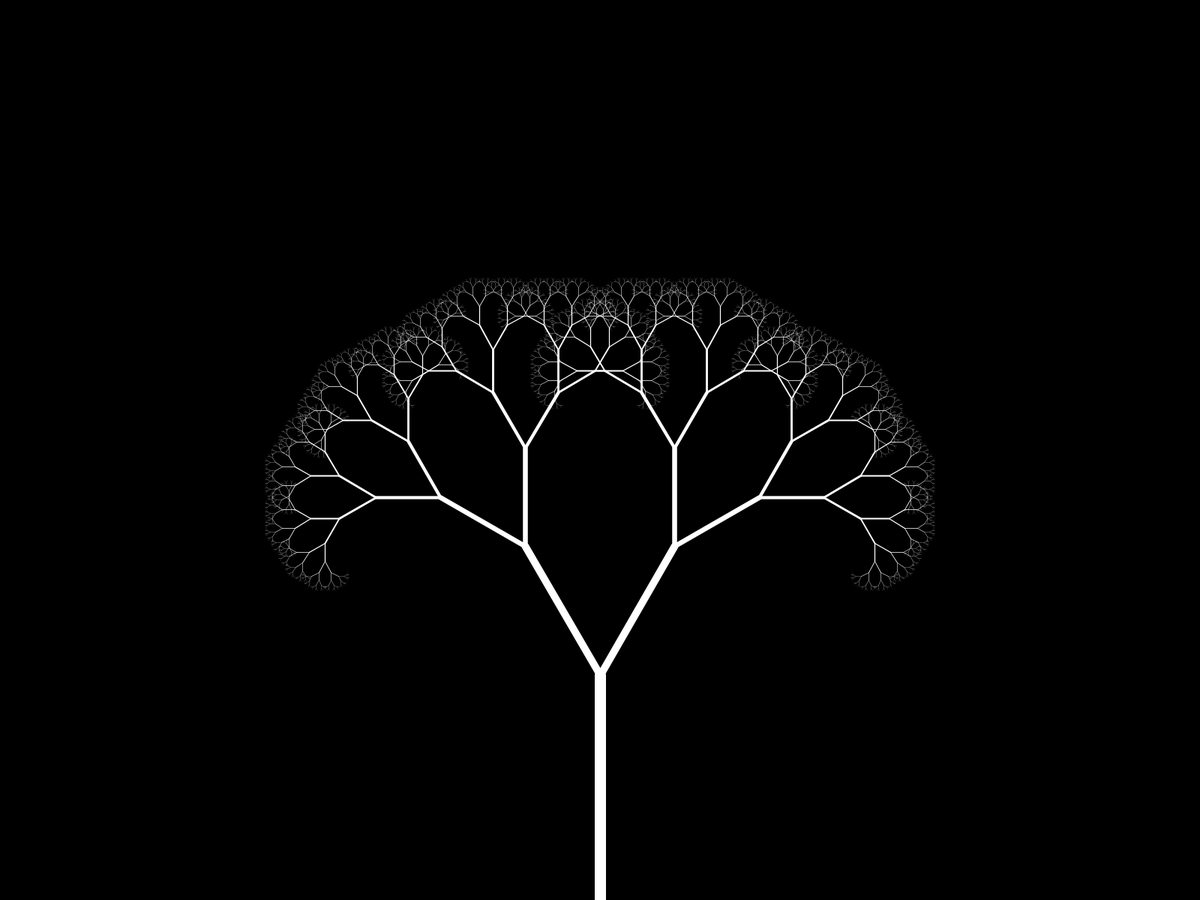
Frame 1 (no input)
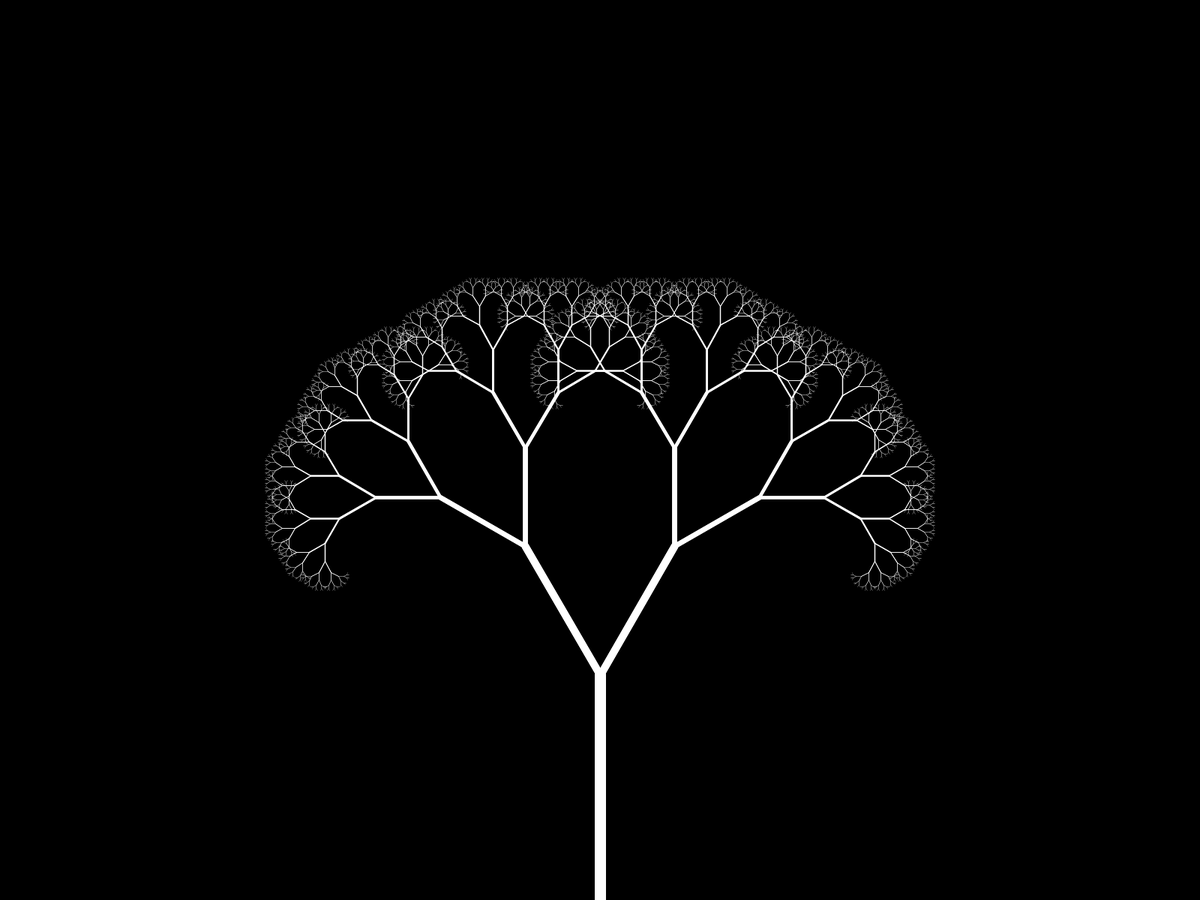
Frame 2 (the mouse pressed at the canvas centre, redrawn once)

The Processing sketch that drew these frames (run headless with seeded random() and noise(); the mouse was pressed at the canvas centre and the sketch redrawn once):

// Processing sketch: D_fork
// ── D_fork.pde
float angle = PI/6;

void setup() {
  fullScreen();
  background(0);
  stroke(255);
  noLoop();
}

void draw() {
  translate(width/2, height);
  branch(300);
}

void branch(float len) {
  strokeWeight(len/20);
  line(0, 0, 0, -len);
  translate(0, -len);
  // Si seguimos la regla del conjunto de Cantor, el tamaño de las nuevas iteraciones es igual a 2/3 = 0.66
  len *= 0.66;
  // La función se llamará recursivamente mientras la longitud de la rama sea mayor a 3
  // Esta validación podría cambiarse por un número máximo de iteraciones
  if (len > 3) {
    drawBranch(angle, len);
    drawBranch(-angle, len);
  }
}

void drawBranch(float angle, float len) {
  // Guardar estado de transformación de la rama. (Rotación, traslación)
  pushMatrix();
  rotate(angle);
  branch(len);
  popMatrix();
}
